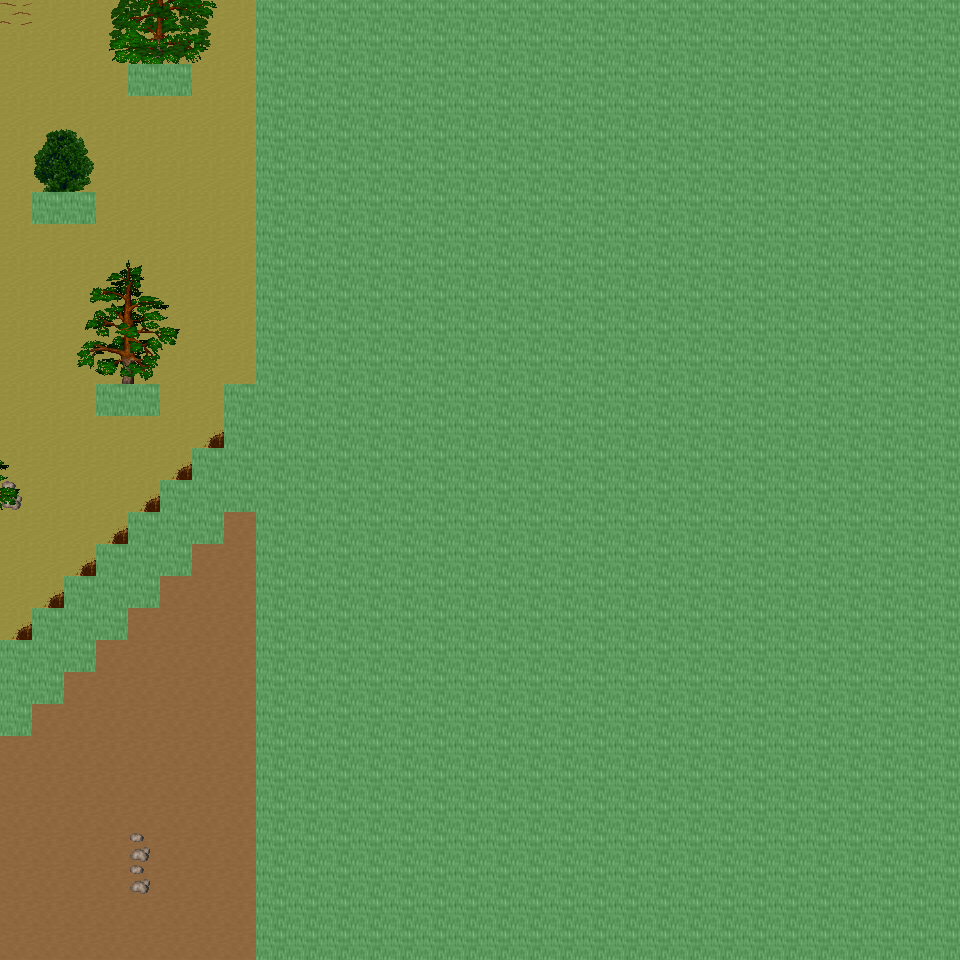

This is a level from a 2D game, rendered from its Tiled map with the project's own tilesets. A one-line summary and the map file follow, with tile-layer data summarised:
An orthogonal 30x30 tile map with 32x32 px tiles, 6 tile layers (Ground, Object, Object2, Above, ...), 32 tilesets and 4 objects (4x mapchange).

<map version="1.0" orientation="orthogonal" renderorder="right-down" width="30" height="30" tilewidth="32" tileheight="32" nextobjectid="5">
  <tileset firstgid="1" name="tileset_ground_ground" tilewidth="32" tileheight="32" tilecount="33" columns="3">
    <image source="../drawable/tileset_ground_ground.png" width="96" height="352" />
  </tileset>
  <tileset firstgid="34" name="tileset_ground_rock_pebbles" tilewidth="32" tileheight="32" tilecount="3" columns="1">
    <image source="../drawable/tileset_ground_rock_pebbles.png" width="32" height="96" />
  </tileset>
  <tileset firstgid="37" name="tileset_ground_grass_edges" tilewidth="32" tileheight="32" tilecount="36" columns="12">
    <image source="../drawable/tileset_ground_grass_edges.png" width="384" height="96" />
  </tileset>
  <tileset firstgid="73" name="tileset_plant_flower_daisy_white" tilewidth="32" tileheight="32" tilecount="8" columns="2">
    <image source="../drawable/tileset_plant_flower_daisy_white.png" width="64" height="128" />
  </tileset>
  <tileset firstgid="81" name="tileset_ground_ridge_earth_dark" tilewidth="32" tileheight="32" tilecount="96" columns="12">
    <image source="../drawable/tileset_ground_ridge_earth_dark.png" width="384" height="256" />
  </tileset>
  <tileset firstgid="177" name="tileset_plant_grasses" tilewidth="32" tileheight="32" tilecount="6" columns="3">
    <image source="../drawable/tileset_plant_grasses.png" width="96" height="64" />
  </tileset>
  <tileset firstgid="183" name="tileset_ground_earth_edges" tilewidth="32" tileheight="32" tilecount="18" columns="6">
    <image source="../drawable/tileset_ground_earth_edges.png" width="192" height="96" />
  </tileset>
  <tileset firstgid="201" name="tileset_item_statue_green_stone_3" tilewidth="32" tileheight="32" tilecount="3" columns="1">
    <image source="../drawable/tileset_item_statue_green_stone_3.png" width="32" height="96" />
  </tileset>
  <tileset firstgid="204" name="tileset_ground_rock_rocks_2" tilewidth="32" tileheight="32" tilecount="4" columns="2">
    <image source="../drawable/tileset_ground_rock_rocks_2.png" width="64" height="64" />
  </tileset>
  <tileset firstgid="208" name="tileset_item_corpse_huge_animal" tilewidth="32" tileheight="32" tilecount="16" columns="2">
    <image source="../drawable/tileset_item_corpse_huge_animal.png" width="64" height="256" />
  </tileset>
  <tileset firstgid="224" name="tileset_item_statue_green_stone" tilewidth="32" tileheight="32" tilecount="12" columns="4">
    <image source="../drawable/tileset_item_statue_green_stone.png" width="128" height="96" />
  </tileset>
  <tileset firstgid="236" name="tileset_logic_collision" tilewidth="32" tileheight="32" tilecount="1" columns="1">
    <image source="../drawable/tileset_logic_collision.png" width="32" height="32" />
  </tileset>
  <tileset firstgid="237" name="tileset_plant_tree_taller_trees" tilewidth="32" tileheight="32" tilecount="32" columns="8">
    <image source="../drawable/tileset_plant_tree_taller_trees.png" width="256" height="128" />
  </tileset>
  <tileset firstgid="269" name="tileset_plant_tree_spruce" tilewidth="32" tileheight="32" tilecount="6" columns="2">
    <image source="../drawable/tileset_plant_tree_spruce.png" width="64" height="96" />
  </tileset>
  <tileset firstgid="275" name="tileset_plant_bush_bush_mult_colored" tilewidth="32" tileheight="32" tilecount="6" columns="3">
    <image source="../drawable/tileset_plant_bush_bush_mult_colored.png" width="96" height="64" />
  </tileset>
  <tileset firstgid="281" name="tileset_plant_bush_bush_pinks" tilewidth="32" tileheight="32" tilecount="4" columns="2">
    <image source="../drawable/tileset_plant_bush_bush_pinks.png" width="64" height="64" />
  </tileset>
  <tileset firstgid="285" name="tileset_plant_flower_flower_bed_1" tilewidth="32" tileheight="32" tilecount="35" columns="7">
    <image source="../drawable/tileset_plant_flower_flower_bed_1.png" width="224" height="160" />
  </tileset>
  <tileset firstgid="320" name="tileset_plant_flower_small_flower_bed" tilewidth="32" tileheight="32" tilecount="12" columns="3">
    <image source="../drawable/tileset_plant_flower_small_flower_bed.png" width="96" height="128" />
  </tileset>
  <tileset firstgid="332" name="tileset_plant_flower_small_flower_bed_2" tilewidth="32" tileheight="32" tilecount="12" columns="3">
    <image source="../drawable/tileset_plant_flower_small_flower_bed_2.png" width="96" height="128" />
  </tileset>
  <tileset firstgid="344" name="tileset_furniture_chair_bench_wooden" tilewidth="32" tileheight="32" tilecount="8" columns="2">
    <image source="../drawable/tileset_furniture_chair_bench_wooden.png" width="64" height="128" />
  </tileset>
  <tileset firstgid="352" name="tileset_building_decoration_pool" tilewidth="32" tileheight="32" tilecount="9" columns="3">
    <image source="../drawable/tileset_building_decoration_pool.png" width="96" height="96" />
  </tileset>
  <tileset firstgid="361" name="tileset_building_decoration_stone_details" tilewidth="32" tileheight="32" tilecount="4" columns="2">
    <image source="../drawable/tileset_building_decoration_stone_details.png" width="64" height="64" />
  </tileset>
  <tileset firstgid="365" name="tileset_building_decoration_orbpedestal" tilewidth="32" tileheight="32" tilecount="2" columns="1">
    <image source="../drawable/tileset_building_decoration_orbpedestal.png" width="32" height="64" />
  </tileset>
  <tileset firstgid="367" name="tileset_object_birds" tilewidth="32" tileheight="32" tilecount="4" columns="2">
    <image source="../drawable/tileset_object_birds.png" width="64" height="64" />
  </tileset>
  <tileset firstgid="371" name="tileset_building_gazebo" tilewidth="32" tileheight="32" tilecount="21" columns="3">
    <image source="../drawable/tileset_building_gazebo.png" width="96" height="224" />
  </tileset>
  <tileset firstgid="392" name="tileset_ground_green_paving" tilewidth="32" tileheight="32" tilecount="18" columns="3">
    <image source="../drawable/tileset_ground_green_paving.png" width="96" height="192" />
  </tileset>
  <tileset firstgid="410" name="tileset_plant_tree_pine_tree" tilewidth="32" tileheight="32" tilecount="20" columns="4">
    <image source="../drawable/tileset_plant_tree_pine_tree.png" width="128" height="160" />
  </tileset>
  <tileset firstgid="430" name="tileset_plant_tree_pine_tree_1" tilewidth="32" tileheight="32" tilecount="20" columns="4">
    <image source="../drawable/tileset_plant_tree_pine_tree_1.png" width="128" height="160" />
  </tileset>
  <tileset firstgid="450" name="tileset_plant_tree_cherry_blossom_tree" tilewidth="32" tileheight="32" tilecount="9" columns="3">
    <image source="../drawable/tileset_plant_tree_cherry_blossom_tree.png" width="96" height="96" />
  </tileset>
  <tileset firstgid="459" name="tileset_plant_bushes_and_trees" tilewidth="32" tileheight="32" tilecount="144" columns="16">
    <image source="../drawable/tileset_plant_bushes_and_trees.png" width="512" height="289" />
  </tileset>
  <tileset firstgid="603" name="tileset_plant_bush_leafy" tilewidth="32" tileheight="32" tilecount="48" columns="8">
    <image source="../drawable/tileset_plant_bush_leafy.png" width="256" height="192" />
  </tileset>
  <tileset firstgid="651" name="tileset_plant_bush_flowering" tilewidth="32" tileheight="32" tilecount="72" columns="8">
    <image source="../drawable/tileset_plant_bush_flowering.png" width="256" height="288" />
  </tileset>
  <layer name="Ground" width="30" height="30">
    <data>[900 cells, 900 non-empty, 2 distinct tile ids]</data>
  </layer>
  <layer name="Object" width="30" height="30">
    <data>[900 cells, 126 non-empty, 19 distinct tile ids]</data>
  </layer>
  <layer name="Object2" width="30" height="30">
    <data>[900 cells, 0 non-empty, 0 distinct tile ids]</data>
  </layer>
  <layer name="Above" width="30" height="30">
    <data>[900 cells, 34 non-empty, 29 distinct tile ids]</data>
  </layer>
  <layer name="Above2" width="30" height="30">
    <data>[900 cells, 0 non-empty, 0 distinct tile ids]</data>
  </layer>
  <layer name="Walkable" width="30" height="30">
    <data>[900 cells, 691 non-empty, 1 distinct tile ids]</data>
  </layer>
  <objectgroup name="MapEvents">
    <object id="1" name="north" type="mapchange" x="0" y="0" width="256" height="32">
      <properties>
        <property name="map" value="0_ados_mountain_n2_w2_x3_y0" />
        <property name="place" value="south" />
      </properties>
    </object>
    <object id="2" name="south" type="mapchange" x="0" y="928" width="256" height="32">
      <properties>
        <property name="map" value="0_ados_mountain_n2_w2_x3_y2" />
        <property name="place" value="north" />
      </properties>
    </object>
    <object id="3" name="west" type="mapchange" x="0" y="0" width="32" height="640">
      <properties>
        <property name="map" value="0_ados_mountain_n2_w2_x2_y1" />
        <property name="place" value="east" />
      </properties>
    </object>
    <object id="4" name="west2" type="mapchange" x="0" y="736" width="32" height="224">
      <properties>
        <property name="map" value="0_ados_mountain_n2_w2_x2_y1" />
        <property name="place" value="east2" />
      </properties>
    </object>
  </objectgroup>
</map>
